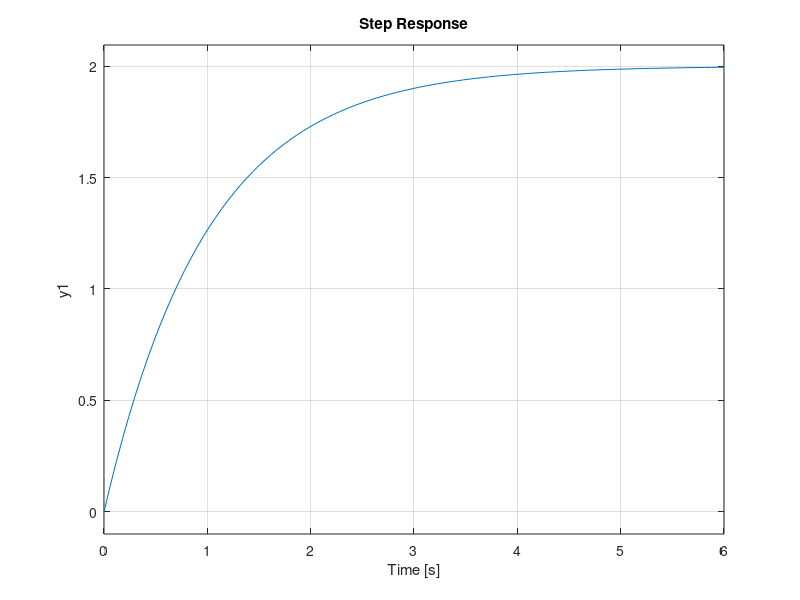

Recreate this plot in MATLAB.
clc, clear

%% Representacion de estado

% Ejercicio

%        [-3 1 0]    [2]
% ẋ =    [-2 0 0]x + [4]u
%        [ 1 0 0]    [1]

% y = [1 0 0]x

%% Desarrollo

% De acuerdo al ejercicio dado se identifican las matrices A,B,C,D 
A = [-3 1 0;-2 0 0; 1 0 0];
B = [2; 4; 1];
C = [1 0 0];
D = 0;

% Se obtienen los espacios de estado y su funcion de transferencia
sys = ss(A,B,C,D)

[num,den] = ss2tf(A,B,C,D);
G = tf(num,den)

step(G)
 
% [zz,pp,kk] = ss2zp(A,B,C,D);
% G1 = zpk(zz,pp,kk)
